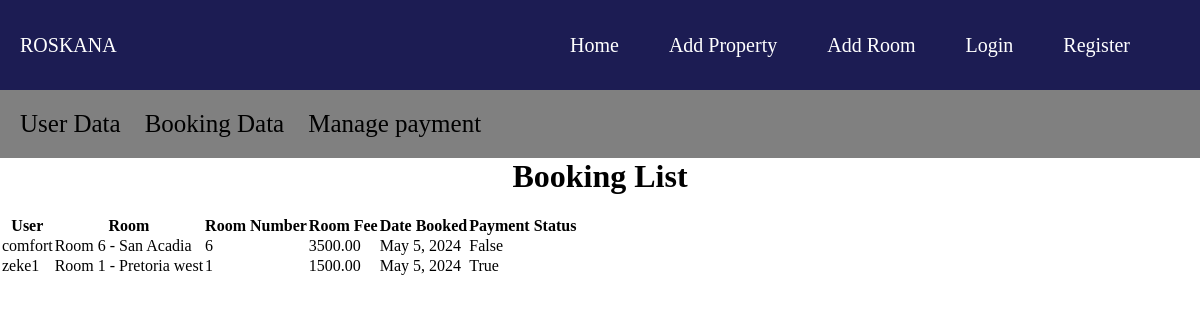
The page /adminUser/bookings/list on the database its author committed.
### apartmentApp/models.py (models this page shows, shortened)
class Booking(models.Model):
    user = models.OneToOneField(User, on_delete=models.CASCADE)
    room = models.ForeignKey(Room, on_delete=models.CASCADE)
    room_number = models.CharField(max_length=50)
    room_fee = models.DecimalField(max_digits=10, decimal_places=2)
    date_booked = models.DateField(auto_now_add=True)
    payment_status = models.BooleanField(default=False)

class Room(models.Model):
    property = models.ForeignKey(Property, related_name='rooms', on_delete=models.CASCADE)
    room_number = models.CharField(max_length=50)
    room_type = models.CharField(max_length=100)
    occupancy = models.PositiveIntegerField(default=0)
    bed_type = models.CharField(max_length=100)
    rent_fee = models.DecimalField(max_digits=10, decimal_places=2)
    is_available = models.BooleanField(default=True)
    room_image = models.ImageField(upload_to='rooms/')
    number_of_bathrooms = models.PositiveIntegerField(default=1)
    number_of_kitchens = models.PositiveIntegerField(default=1)
    property_num_bed_Rooms = models.PositiveIntegerField(default=1)
    property_numPeopleCurrent = models.PositiveIntegerField(default=0)
    amenities = models.ManyToManyField(Amenity)
    features = models.ManyToManyField(Feature)
    class Meta:
        unique_together = ('property', 'room_number')
    def __str__(self):
        return f"Room {self.room_number} - {self.property.property_name}"

class Property(models.Model):
    property_name = models.CharField(max_length=200)
    property_type = models.CharField(max_length=200)
    property_numRooms = models.PositiveIntegerField()
    property_numPeopleCurrent = models.PositiveIntegerField()
    property_image = models.ImageField(upload_to='property/')
    address = models.CharField(max_length=255)
    city = models.CharField(max_length=100)
    state = models.CharField(max_length=100)
    country = models.CharField(max_length=100)
    zipcode = models.CharField(max_length=20)
    description = models.TextField()
    facilities = models.ManyToManyField('Facility')
    owner_name = models.CharField(max_length=100)
    owner_email = models.EmailField()
    owner_phone = models.CharField(max_length=20)
    average_rating = models.DecimalField(max_digits=3, decimal_places=2, null=True, blank=True)
    number_of_reviews = models.PositiveIntegerField(default=0)

### apartmentApp/views.py (the view)
# urls.py: path('adminUser/bookings/list', views.booking_list, name='booking_list'),
def booking_list(request):
    bookings = Booking.objects.all()
    return render(request, 'staff/booking_list.html', {'bookings': bookings})

### templates/staff/booking_list.html
{% extends 'staff/staff_base.html' %}
{% load static %}
{% block content %}
<h1>Booking List</h1>
<table>
    <thead>
        <tr>
            <th>User</th>
            <th>Room</th>
            <th>Room Number</th>
            <th>Room Fee</th>
            <th>Date Booked</th>
            <th>Payment Status</th>
        </tr>
    </thead>
    <tbody>
        {% for booking in bookings %}
        <tr>
            <td>{{ booking.user }}</td>
            <td>{{ booking.room }}</td>
            <td>{{ booking.room_number }}</td>
            <td>{{ booking.room_fee }}</td>
            <td>{{ booking.date_booked }}</td>
            <td>{{ booking.payment_status }}</td>
        </tr>
        {% endfor %}
    </tbody>
</table>
{% endblock %}

### static/css/style.css (style rules this page uses)
* { padding: 0px; margin: 0px; }
h1 { text-align: center; margin-bottom: 20px; }

### rows shown on the page
Booking: user "comfort", room "Room 6 - San Acadia", room_number "6", room_fee "3500.00", date_booked "May 5, 2024", payment_status "False"
Booking: user "zeke1", room "Room 1 - Pretoria west", room_number "1", room_fee "1500.00", date_booked "May 5, 2024", payment_status "True"
